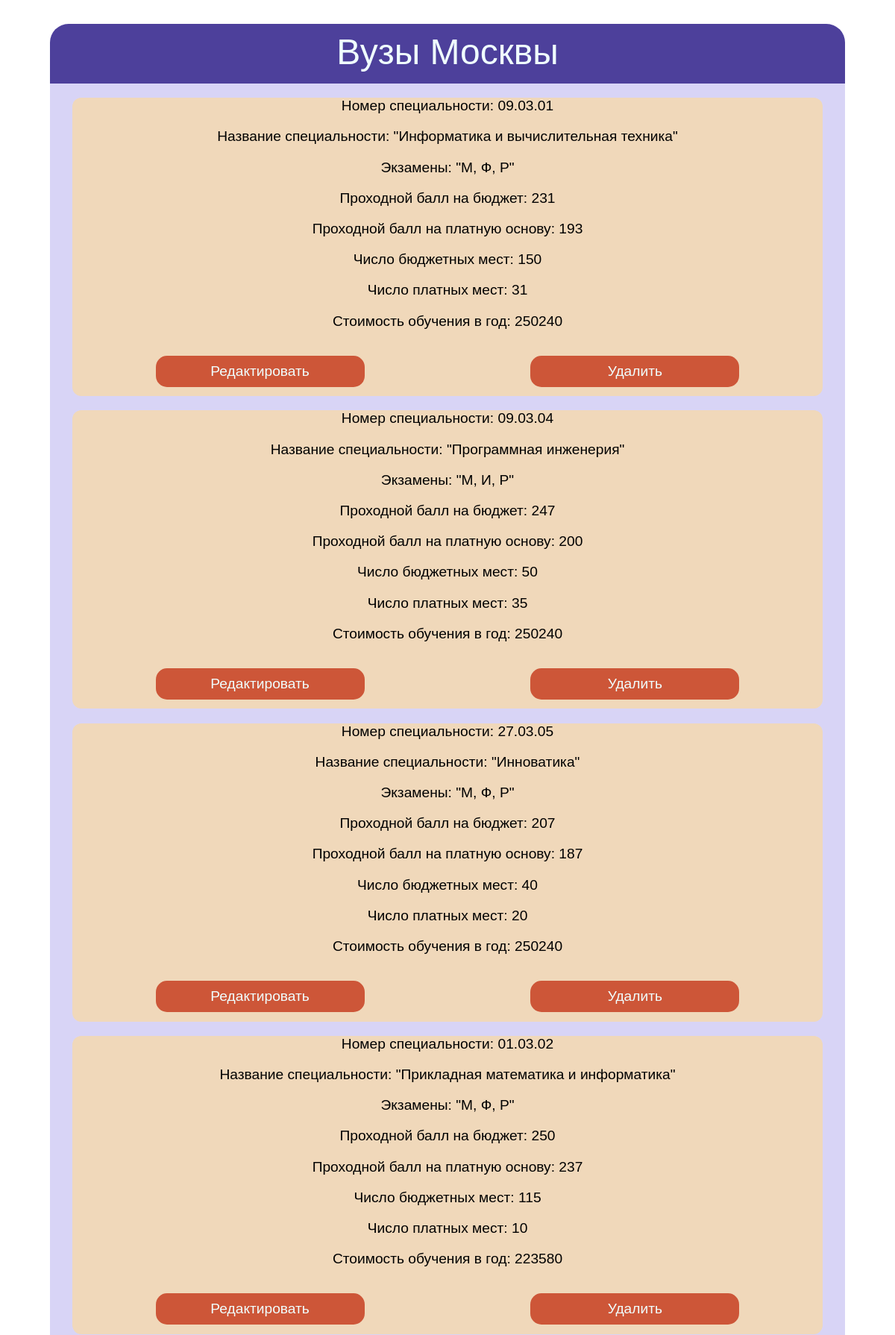
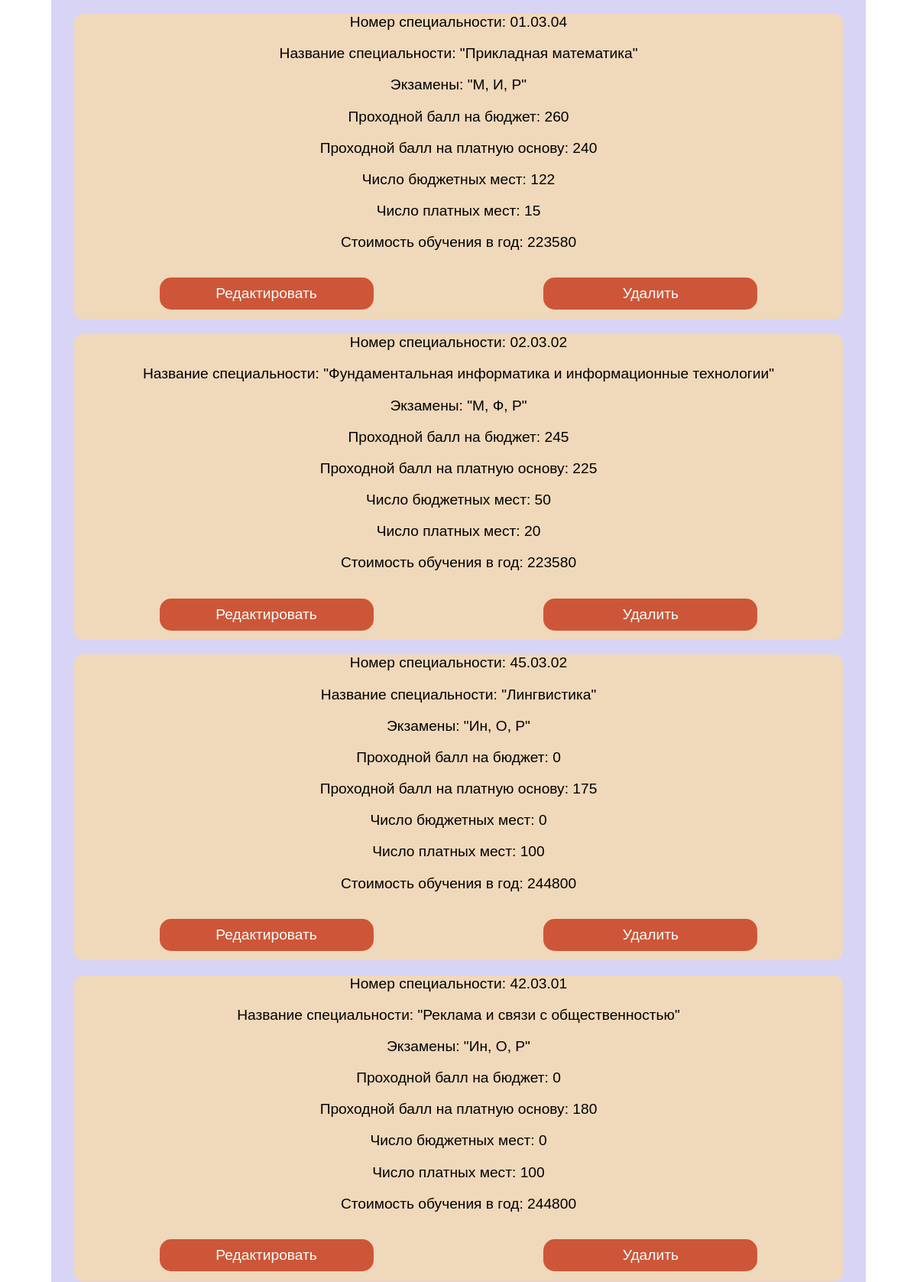
Page /admin_spec (upper part) on the committed database (2 pictures, top to bottom).
### app.py (models this page shows, shortened)
class Bachelor(db.Model):
    id = db.Column(db.Integer, primary_key=True)
    id_university = db.Column(db.Integer, db.ForeignKey('university.id'))
    num_of_spec = db.Column(db.String(10), nullable=False)
    name = db.Column(db.String(50), nullable=False)
    exams = db.Column(db.String(10), nullable=False)
    budget_score = db.Column(db.Integer)
    paid_score = db.Column(db.Integer)
    budget_places = db.Column(db.Integer)
    paid_places = db.Column(db.Integer)
    paid_cost = db.Column(db.Integer)

### app.py (the view)
@app.route('/admin_spec', methods=['GET'])
def admin_spec():
    spec = Bachelor.query.order_by(Bachelor.id).all()
    return render_template("admin_spec.html", bachelors=spec)

### templates/admin_spec.html (shortened to what this page needs)
<!DOCTYPE html>
<html>
    <head>
        <link rel="stylesheet" href="../static/css/style.css">
    </head>
    <body>
        <div class="big_card">
            <div class="header_main">
                <p class="article"><a href="/">Вузы Москвы</a></p>
            </div>
            <div class="cards">
                {% if bachelors|length > 0%}
                    {% for el in bachelors %}
                        <div class="spec_card">
                            <div class="note">
                                <p>Номер специальности: {{ el.num_of_spec }}</p>
                                <p>Название специальности: "{{ el.name }}"</p>
                                <p>Экзамены: "{{ el.exams }}"</p>
                                <p>Проходной балл на бюджет: {{ el.budget_score }}</p>
                                <p>Проходной балл на платную основу: {{ el.paid_score }}</p>
                                <p>Число бюджетных мест: {{ el.budget_places }}</p>
                                <p>Число платных мест: {{ el.paid_places }}</p>
                                <p>Стоимость обучения в год: {{ el.paid_cost }}</p>
                            </div>
                            <div class="a_buttons">
                                <p class="a_button"><a href="/upd_spec/{{ el.id }}">Редактировать</a></p>
                                <p class="a_button"><a href="/del/spec/{{ el.id }}">Удалить</a></p>
                            </div>
                        </div>
                    {% endfor %}
                {% else %}
                    <p class="nothing">Заполните бд</p>
                {% endif %}
            </div>
        </div>
    </body>
</html>

### static/css/style.css (style rules this page uses)
a { text-decoration: none; }
.article { padding-top: 10px; }
.article a { font-size: 3em; color: azure; font-family: sans-serif; }
.header_main { height: 10vh; text-align: center; background-color: #4d409b; border-top-left-radius: 25px; border-top-right-radius: 25px; }
.big_card { width: 90%; display:block; background-color: #d8d4f6; border-radius: 25px; margin-left: auto; margin-right: auto; margin-top: 4vh; margin-bottom: 4vh; }
.cards { padding-bottom: 10px; padding-left: 30px; padding-right: 30px; }
.note { text-align: center; margin-top: 10px; }
.note p { font-size: 1.2em; font-family: sans-serif; }
.a_buttons { display: flex; flex-direction: inherit; }
.a_button { background-color: #cd5638; padding: 10px 40px 10px 40px; border-radius: 15px; width: 200px; margin-left: auto; margin-right: auto; text-align: center; margin-bottom: 20px; }
.a_button a { color: azure; font-size: 1.2em; font-family: sans-serif; margin-bottom: 10px; }
.spec_card { background-color: #f0d8ba; border-radius: 12px; height: 400px; padding: 10 px; }

### rows in the picture
Bachelor: num_of_spec "09.03.01", name "Информатика и вычислительная техника", exams "М, Ф, Р", budget_score "231", paid_score "193", budget_places "150", paid_places "31", paid_cost "250240"
Bachelor: num_of_spec "09.03.04", name "Программная инженерия", exams "М, И, Р", budget_score "247", paid_score "200", budget_places "50", paid_places "35", paid_cost "250240"
Bachelor: num_of_spec "27.03.05", name "Инноватика", exams "М, Ф, Р", budget_score "207", paid_score "187", budget_places "40", paid_places "20", paid_cost "250240"
Bachelor: num_of_spec "01.03.02", name "Прикладная математика и информатика", exams "М, Ф, Р", budget_score "250", paid_score "237", budget_places "115", paid_places "10", paid_cost "223580"
Bachelor: num_of_spec "01.03.04", name "Прикладная математика", exams "М, И, Р", budget_score "260", paid_score "240", budget_places "122", paid_places "15", paid_cost "223580"
Bachelor: num_of_spec "02.03.02", name "Фундаментальная информатика и информационные технологии", exams "М, Ф, Р", budget_score "245", paid_score "225", budget_places "50", paid_places "20", paid_cost "223580"
Bachelor: num_of_spec "45.03.02", name "Лингвистика", exams "Ин, О, Р", budget_score "0", paid_score "175", budget_places "0", paid_places "100", paid_cost "244800"
Bachelor: num_of_spec "42.03.01", name "Реклама и связи с общественностью", exams "Ин, О, Р", budget_score "0", paid_score "180", budget_places "0", paid_places "100", paid_cost "244800"
